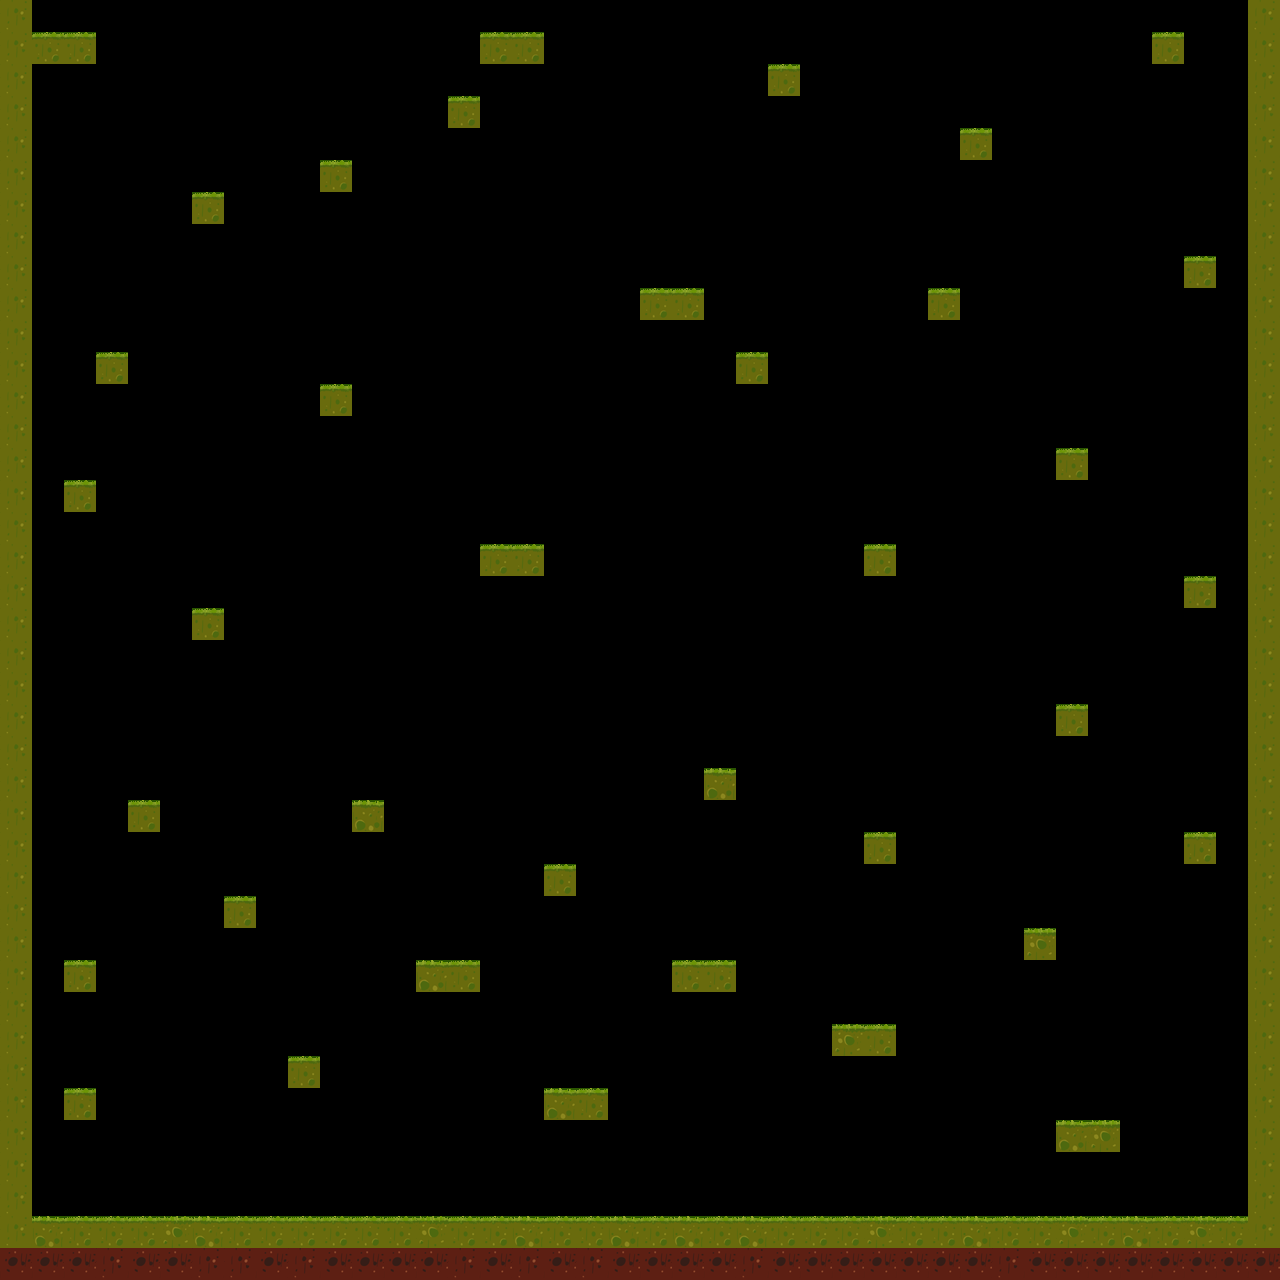

Below is a game level as drawn by its tile map, then a one-line description and the .tmx that defines it (tile-layer data replaced by summaries):
An orthogonal 40x40 tile map with 32x32 px tiles, 2 tile layers (tiles, collisions), 2 tilesets and 1 object (Player).

<map version="1.0" orientation="orthogonal" width="40" height="40" tilewidth="32" tileheight="32">
 <tileset firstgid="1" name="tiletest" tilewidth="32" tileheight="32">
  <image source="../tiletest.png" trans="000000" width="96" height="96" />
 </tileset>
 <tileset firstgid="10" name="collisionTiles" tilewidth="32" tileheight="32">
  <image source="../collisionTiles.png" width="128" height="32" />
 </tileset>
 <layer name="tiles" width="40" height="40">
  <data>[1600 cells, 202 non-empty, 5 distinct tile ids]</data>
 </layer>
 <layer name="collisions" width="40" height="40" opacity="0.34">
  <data>[1600 cells, 162 non-empty, 1 distinct tile ids]</data>
 </layer>
 <objectgroup name="objects" width="40" height="40">
  <object name="player" type="Player" x="672" y="256" />
 </objectgroup>
</map>